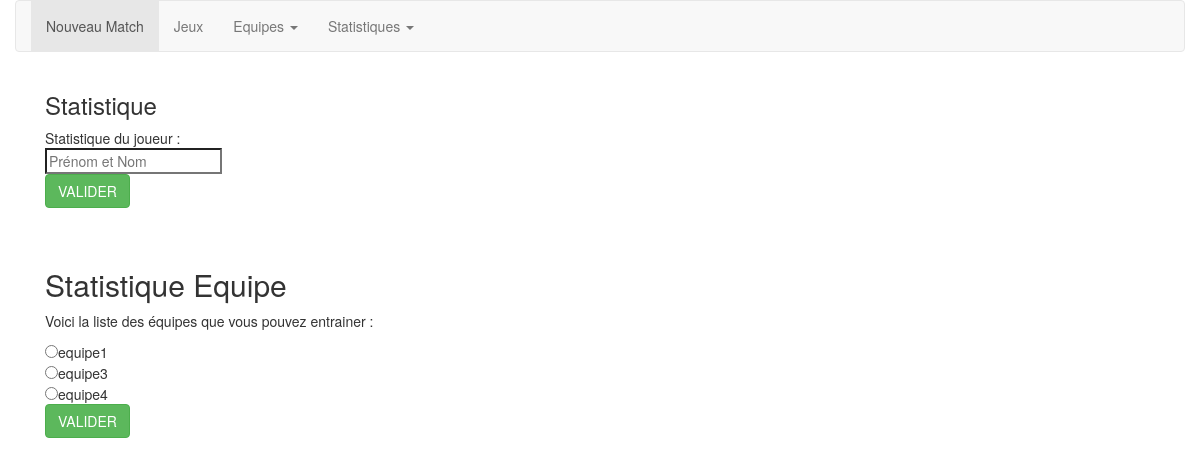
Screenshot of /StatistiqueGame/ (signed in) with the database file from the repository.
### Equipes/models.py (models this page shows)
class Team(models.Model):
    attendance = models.CharField(max_length=256)
    teamName = models.CharField(max_length=256)

### foot3/views.py (the view, shortened to what this page needs)
# urls.py: url(r'^StatistiqueGame/$', views.StatistiqueGame),
def StatistiqueGame(request):
    MyTeams = request.user.coachparams.team.all()
    taille=1
    zipRankingNumberIdgameIdgamemodel = ''
    zipRankingNumberIdgameIdgamemodel2 = ''
    score = 0
    scoreGoalKeeperYes = 0
    scoreGoalKeeperNo = 0
    scoreOffLineYes = 0
    scoreOffLineNo = 0
    scoreSynthetiqueDry = 0
    scoreSynthetiqueWet = 0
    scoreStabiliseDry = 0
    scoreStabiliseWet = 0
    scoreGrassDry = 0
    scoreGrassWet = 0
    scoreOtherField = 0
    scoreGoal11 = 0
    scoreGoal7 = 0
    scoreGoalEmbut = 0
    scoreGoalNone = 0
    scoreGoalOther = 0
    scoreTB1_3 = 0
    scoreTB_2 = 0
    scoreTB_free = 0
    scoreGoalSmall = 0
    Players = Player.objects.all()
    persons = []
    for player in Players:
        data = {}
        data['name']=str(str(player.firstName)+" "+str(player.lastName))
        persons.append(data)
    if request.method == 'POST':
        if 'StatTeam' in request.POST:
            return redirect('/StatistiqueGame/idTeam='+str(request.POST.get('currentTeam')))
    return render(request, 'StatistiqueGame.html',
    {'scoreGoalKeeperYes':scoreGoalKeeperYes,
    'scoreGoalSmall':scoreGoalSmall,
    'scoreTB_free':scoreTB_free,
    'scoreTB_2':scoreTB_2,
    'scoreTB1_3':scoreTB1_3,
    'scoreGoalOther':scoreGoalOther,
    'scoreGoalNone':scoreGoalNone,
    'scoreGoalEmbut':scoreGoalEmbut,
    'scoreGoal7':scoreGoal7,
    'scoreGoal11':scoreGoal11,
    'scoreOtherField':scoreOtherField,
    'scoreGrassWet':scoreGrassWet,
    'scoreGrassDry':scoreGrassDry,
    'scoreStabiliseWet':scoreStabiliseWet,
    'scoreStabiliseDry':scoreStabiliseDry,
    'scoreSynthetiqueWet':scoreSynthetiqueWet,
    'scoreSynthetiqueDry':scoreSynthetiqueDry,
    'scoreOffLineNo':scoreOffLineNo,
    'scoreOffLineYes':scoreOffLineYes,
    'scoreGoalKeeperNo':scoreGoalKeeperNo,
    'zipRankingNumberIdgameIdgamemodel':zipRankingNumberIdgameIdgamemodel2 ,
     'score':score/taille,
     'MyTeams':MyTeams,
     'persons':persons})

### templates/StatistiqueGame.html (shortened to what this page needs)
<!DOCTYPE html>
<html lang="en">
    <head>
        <link href="//netdna.bootstrapcdn.com/bootstrap/3.0.0/css/bootstrap.min.css" rel="stylesheet" id="bootstrap-css">
    </head>
    <body>
        <div class="container">
            <div class="row">
                <nav class="navbar navbar-default" role="navigation">
            <div class="collapse navbar-collapse" id="bs-example-navbar-collapse-1">
              <ul class="nav navbar-nav">
                <li class="active"><a href="/NouveauMatch/">Nouveau Match</a></li>
                <li><a href="/FeedbackJeux/">Jeux</a></li>
                <li class="dropdown">
                  <a href="#" class="dropdown-toggle" data-toggle="dropdown">Equipes <b class="caret"></b></a>
                </li>
                <li class="dropdown">
                    <a href="#" class="dropdown-toggle" data-toggle="dropdown">Statistiques <b class="caret"></b></a>
                  </li>
              </ul>
            </div>
        </nav>
            </div>
<div class="container">
        <h3>Statistique</h3>
        {% if user.is_authenticated %}
            {% block content %}
            <form method='POST'>
                {% csrf_token %}Statistique du joueur :
<div>
                    <input autocomplete="off" id="searchInput" name="firstName_lastName" placeholder="Prénom et Nom" type="search">
                  </div>
                    <input type="submit" name="statPlayer" class="btn btn-success"value="VALIDER">
            </form>
            <br>
            <br>
            {%if score == 0 %}
            <h2>Statistique Equipe</h2>
            <form method='POST'>
              <p>Voici la liste des équipes que vous pouvez entrainer :</p>
              {% for team in MyTeams %}
                  <input type="radio"  name="currentTeam" value="{{team.id}}">{{team.teamName}}<br>
              {% endfor %}
              <input name="StatTeam" class="btn btn-success" type="submit" value="VALIDER">
          </form>
          {% endif %}
            {% endblock %}
        {% else %}
        <p>Vous n'etes pas connécté</p>
        {% endif %}
</body>
</html>

### rows the page displays
Team: teamName "equipe1"
Team: teamName "equipe3"
Team: teamName "equipe4"
